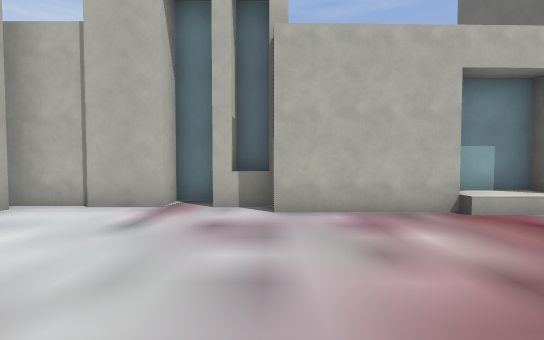
[1] (above)

12 first-person views from a walk through a level from a Godot 3-D game. The camera is 1.4 m above the floor, tilts 2° down and sees 90° across. The floor is counted in squares, 1.5 m on a side. Each view is taken from the middle of a square. On the plan, view 1 faces up. The plan holds only what a view shows up to about 11 squares ahead; the rest is blank. The place goes on beyond the plan.

[2]
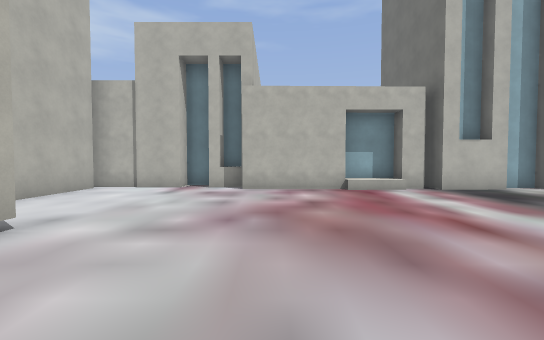

[3]
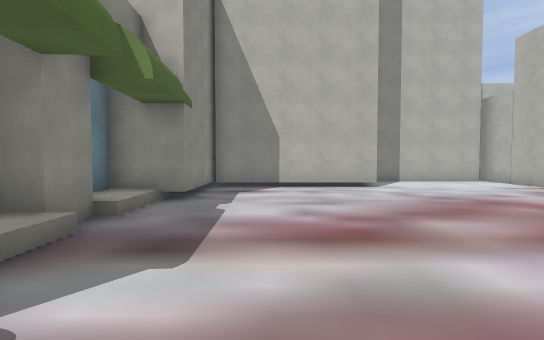

[4]
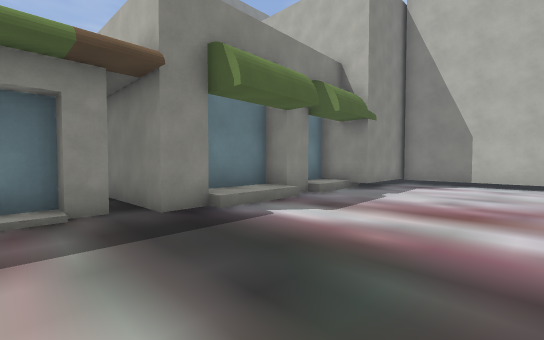

[5]
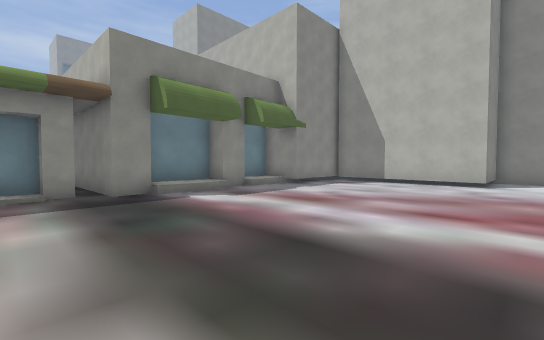

[6]
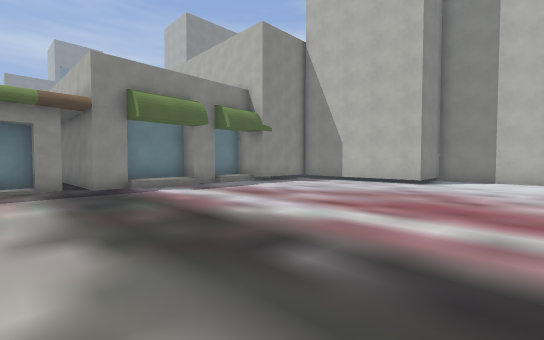

[7]
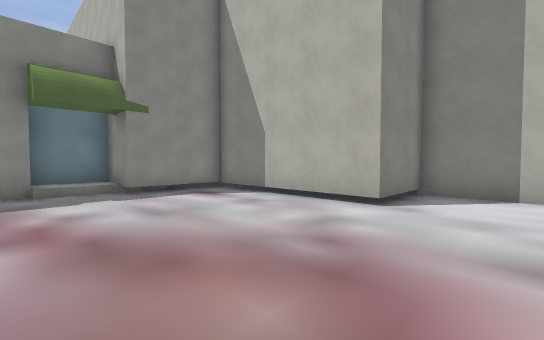

[8]
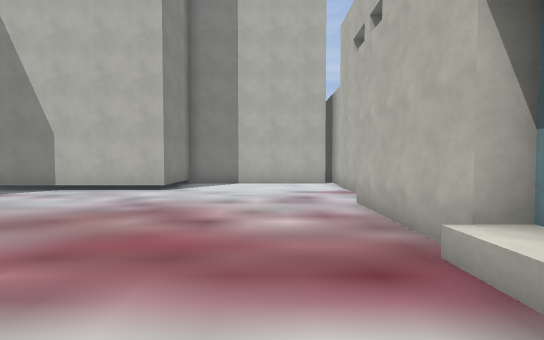

[9]
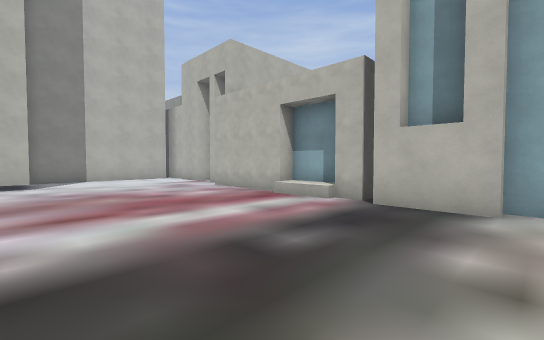

[10]
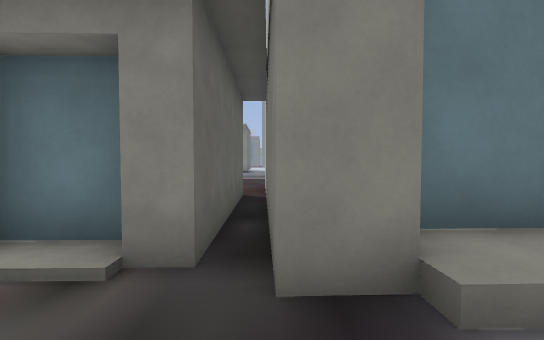

[11]
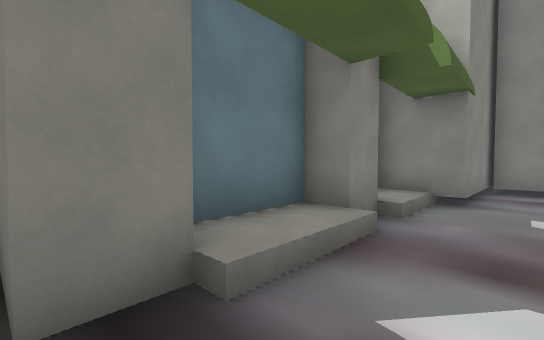

[12]
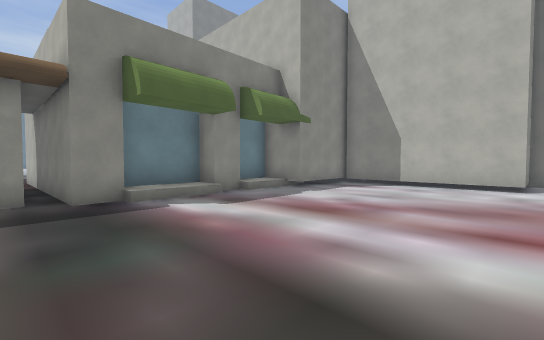

### Floor plan
Key: @ floor where view 1 was taken; # wall or solid block; . main floor; : floor 0.5 m higher than the main floor; B building; O other object.
Columns run from 10 left of view 1 to 9 right of it. Each row starts with its distance up from view 1.
  8 B
  7 BB
  6      ###### #####
  5      #....###BO##B##
  4      #..............
  3      #..............
  2      #..............
  1      #..............
  0      ###..@.........
 -1        #............
 -2        #............
 -3        #............
 -4        #............
 -5        #............
 -6        ####.........
 -7           #::B::##B.
 -8           ########BB
 -9                  #B
-10                  #B
-11                  #B
-12                  #B
-13                  #.
-14                  #.
-15                  #.

Positions as (right, up) in squares from view 1, and headings:
1: (0, 0), facing up
2: (1, -4), facing up
3: (7, -4), facing left
4: (9, -2), facing down-left
5: (9, 1), facing down-left
6: (9, 3), facing down-left
7: (3, 2), facing down-left
8: (6, 3), facing left
9: (9, -1), facing up-left
10: (7, -5), facing down
11: (7, -5), facing down-left
12: (8, 0), facing down-left
